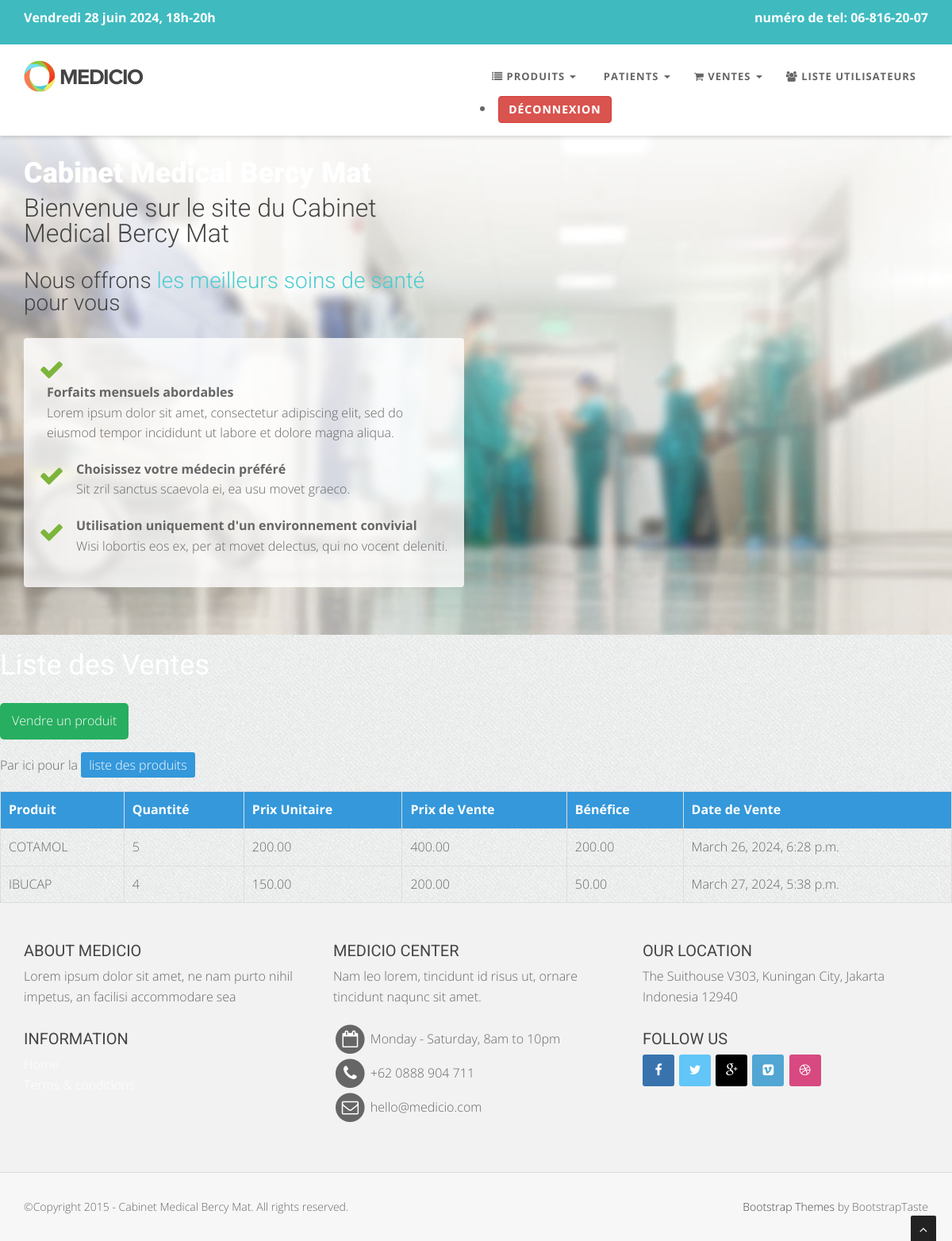
The page /liste_vente/ on the database its author committed.
### clinik/models.py (models this page shows)
class Vente(models.Model):
    produit = models.ForeignKey(Produit, on_delete=models.CASCADE)
    quantite = models.IntegerField()
    prix_unitaire = models.DecimalField(max_digits=10, decimal_places=2)
    prix_de_vente = models.DecimalField(max_digits=10, decimal_places=2)
    date_vente = models.DateTimeField(auto_now_add=True)
    def calculer_benefice(self):
        return self.prix_de_vente - self.prix_unitaire

class Produit(models.Model):
    id_produit = models.AutoField(primary_key=True)
    designation = models.CharField(max_length=100)
    quantite = models.IntegerField()
    prix_unitaire = models.DecimalField(max_digits=10, decimal_places=2)

### clinik/views.py (the view)
# urls.py: path('liste_vente/', views.liste_vente, name='liste_vente'),
def liste_vente(request):
    ventes = Vente.objects.all()
    return render(request, 'liste_vente.html', {'ventes': ventes})

### clinik/templates/liste_vente.html (shortened to what this page needs)
{% extends "base.html" %}
{% block 'content' %}
</head>
<body>
    <h2>Liste des Ventes</h2>
    <a href="{% url 'vendre_produit' %}" class="add-btn">Vendre un produit</a>
    <p>Par ici pour la <a href="{% url 'affiche_produits' %}" class="update-btn">liste des produits</a></p>
    <table>
        <thead>
            <tr>
                <th>Produit</th>
                <th>Quantité</th>
                <th>Prix Unitaire</th>
                <th>Prix de Vente</th>
                <th>Bénéfice</th>
                <th>Date de Vente</th>
            </tr>
        </thead>
        <tbody>
            {% for vente in ventes %}
                <tr>
                    <td>{{ vente.produit.designation }}</td>
                    <td>{{ vente.quantite }}</td>
                    <td>{{ vente.prix_unitaire }}</td>
                    <td>{{ vente.prix_de_vente }}</td>
                    <td>{{ vente.calculer_benefice }}</td>
                    <td>{{ vente.date_vente }}</td>
                </tr>
            {% endfor %}
        </tbody>
    </table>
    {% endblock 'content' %}

### static/css/style.css (style rules this page uses)
body { width: 100%; height: 100%; font-family: 'Open Sans', sans-serif; font-weight: 300; color: #666; background-color: #ddd; font-size: 16px; line-height: 1.6em; }
html { width: 100%; height: 100%; }
h2 { font-size: 36px; }
h1, h2, h3, h4, h5, h6 { margin: 0 0 30px; font-family: 'Roboto', sans-serif; font-weight: 400; color: #444; line-height: 1em; }
p { margin: 0 0 20px; }
a { color: #666; -webkit-transition: all .2s ease-in-out; -moz-transition: all .2s ease-in-out; transition: all .2s ease-in-out; }

### static/bodybg/bg1.css (style rules this page uses)
body { background: url(../img/bodybg/bg1.png) repeat left top; }

### clinik/templates/liste_vente.html (style rules this page uses)
h2 { color: #fff; }
a { text-decoration: none; color: #fff; }
.add-btn { background-color: #27ae60; color: white; padding: 10px 15px; border: none; border-radius: 5px; cursor: pointer; font-size: 16px; margin-bottom: 20px; text-align: center; display: inline-block; }
.update-btn { background-color: #3498db; color: white; padding: 5px 10px; border: none; border-radius: 3px; cursor: pointer; }
table { width: 100%; border-collapse: collapse; margin-top: 20px; }
th, td { padding: 10px; text-align: left; border: 1px solid #ddd; }
th { background-color: #3498db; color: white; }

### rows shown on the page
Vente: produit.designation "COTAMOL", quantite "5", prix_unitaire "200.00", prix_de_vente "400.00", calculer_benefice "200.00", date_vente "March 26, 2024, 6:28 p.m."
Vente: produit.designation "IBUCAP", quantite "4", prix_unitaire "150.00", prix_de_vente "200.00", calculer_benefice "50.00", date_vente "March 27, 2024, 5:38 p.m."
